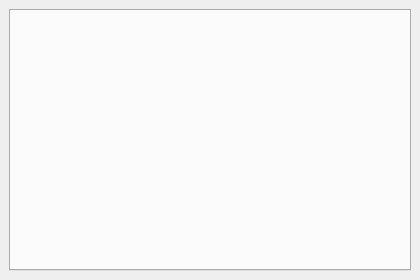
<?xml version="1.0" encoding="UTF-8"?>
<ui version="4.0">
 <class>MainWindow</class>
 <widget class="QMainWindow" name="MainWindow">
  <property name="windowTitle">
   <string>TAILSCALE VPN Client</string>
  </property>
  <property name="geometry">
   <rect>
    <x>100</x>
    <y>100</y>
    <width>420</width>
    <height>280</height>
   </rect>
  </property>
  <property name="minimumSize">
   <size>
    <width>380</width>
    <height>240</height>
   </size>
  </property>
  <property name="maximumSize">
   <size>
    <width>500</width>
    <height>400</height>
   </size>
  </property>
  <widget class="QWidget" name="centralwidget">
   <layout class="QVBoxLayout" name="verticalLayout">
    <property name="spacing">
     <number>0</number>
    </property>
    <property name="contentsMargins">
     <number>6</number>
     <number>6</number>
     <number>6</number>
     <number>6</number>
    </property>
    <item>
     <widget class="QTabWidget" name="tabWidget">
      <property name="tabPosition">
       <enum>QTabWidget::North</enum>
      </property>
      <property name="tabShape">
       <enum>QTabWidget::Rounded</enum>
      </property>
      <property name="movable">
       <bool>false</bool>
      </property>
     </widget>
    </item>
   </layout>
  </widget>

  <!-- Actions -->
  <action name="actionSettings">
   <property name="text"><string>Settings</string></property>
  </action>
  <action name="actionExit">
   <property name="text"><string>Exit</string></property>
  </action>
  <action name="actionAddProfile">
   <property name="text"><string>Add New Profile</string></property>
  </action>
  <action name="actionRemoveProfile">
   <property name="text"><string>Remove Current Profile</string></property>
  </action>
  <action name="actionLightTheme">
   <property name="text"><string>Light Theme</string></property>
  </action>
  <action name="actionDarkTheme">
   <property name="text"><string>Dark Theme</string></property>
  </action>
  <action name="actionAbout">
   <property name="text"><string>About Us</string></property>
  </action>
  <action name="actionLicense">
   <property name="text"><string>View License</string></property>
  </action>
  <action name="actionReadme">
   <property name="text"><string>Readme</string></property>
  </action>
 </widget>
 <resources/>
 <connections/>
</ui>
